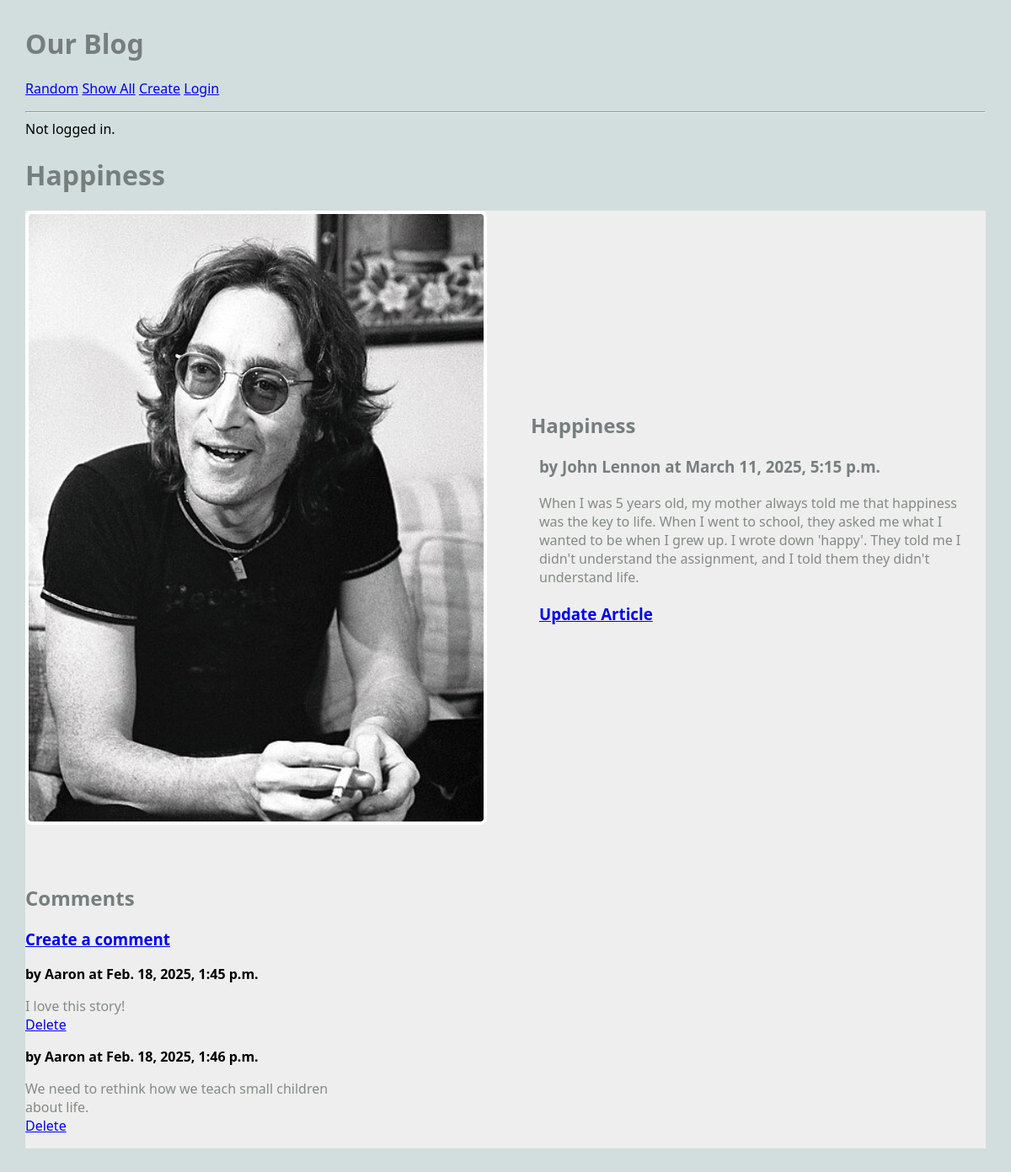
/blog/article/1, run on the app's committed database.
### blog/models.py (models this page shows, shortened)
class Article(models.Model):
    title = models.TextField(blank=True)
    author = models.TextField(blank=True)
    text = models.TextField(blank=True)
    published = models.DateTimeField(auto_now=True)
    image_file = models.ImageField(blank=True) # an actual image
    user = models.ForeignKey(User, on_delete=models.CASCADE) ## NEW
    def get_all_comments(self):
        comments = Comment.objects.filter(article=self)
        return comments

class Comment(models.Model):
    article = models.ForeignKey(Article, on_delete=models.CASCADE)
    author = models.TextField(blank=False)
    text = models.TextField(blank=False)
    published = models.DateTimeField(auto_now=True)
    def __str__(self):
        return f'{self.text}'

### blog/views.py (the view)
# urls.py: path('article/<int:pk>', ArticleView.as_view(), name='article'),
class ArticleView(DetailView):
    model = Article
    template_name = "blog/article.html"
    context_object_name = "article" # note singular variable name

### blog/templates/blog/article.html
{% extends 'blog/base.html' %}
{% block content %}
<h1>{{article.title}}</h1>
<main class="grid-container">
    <article class="featured">
        {% if article.image_file %}
        <img src="{{article.image_file.url}}" alt="">
        {% else %}
        <h3>No image</h3>
        {% endif %}
        <div>
            <h2>{{article.title}}</h2>
            <h3>by {{article.author}} at {{article.published}}</h3>
            <p>
                {{article.text}}
            </p>
            <h3>
                <a href="{% url 'update_article' article.pk %}">Update Article</a>
            </h3>
        </div>
    </article>
    <div>
        <h2>Comments</h2>
        <h3>
            <a href="{% url 'create_comment' article.pk %}">Create a comment</a>
        </h3>
        {% for comment in article.get_all_comments %}
            <div>
                <strong>by {{comment.author}} at {{comment.published}}</strong>
                <p>
                    {{comment.text}}
                    <br>
                    <a href="{% url 'delete_comment' comment.pk %}">Delete</a>
                </p>
            </div>
        {% endfor %}
    </div>
</main>
{% endblock %}

### static/styles-blog.css (style rules this page uses)
body { margin: 30px; background: #d1dedd; font-family:'Segoe UI', Tahoma, Geneva, Verdana, sans-serif; }
h1, h2, h3 { color: #767f7e; }
p { color: #828b82; }
.grid-container { background: #eee; max-width: 900px; display: grid; grid-template-columns: repeat(3, 1fr); grid-gap: 10px; max-width: 1200px; margin: 20px auto; }
article.featured { grid-column: span 3; display: grid; gap: 60px; grid-template-columns: 1fr 1fr; align-items: center; border-bottom: 1px #bbc7c7; padding-bottom: 40px; }
article img, article.featured img { width: 100%; border: 4px solid #fff; border-radius: 8px; }
article p, article h3 { margin: 20px 10px; }

### data on the page
Article: title "Happiness", image_file (picture), author "John Lennon", published "March 11, 2025, 5:15 p.m.", text "When I was 5 years old, my mother always told me that happiness was the key to life. When I went to school, they asked me what I wanted to be when I grew up. I wrote down 'happy'. They told me I didn't understand the assignment, and I told them they didn't understand life."
Comment: author "Aaron", published "Feb. 18, 2025, 1:45 p.m.", text "I love this story!"
Comment: author "Aaron", published "Feb. 18, 2025, 1:46 p.m.", text "We need to rethink how we teach small children about life."
